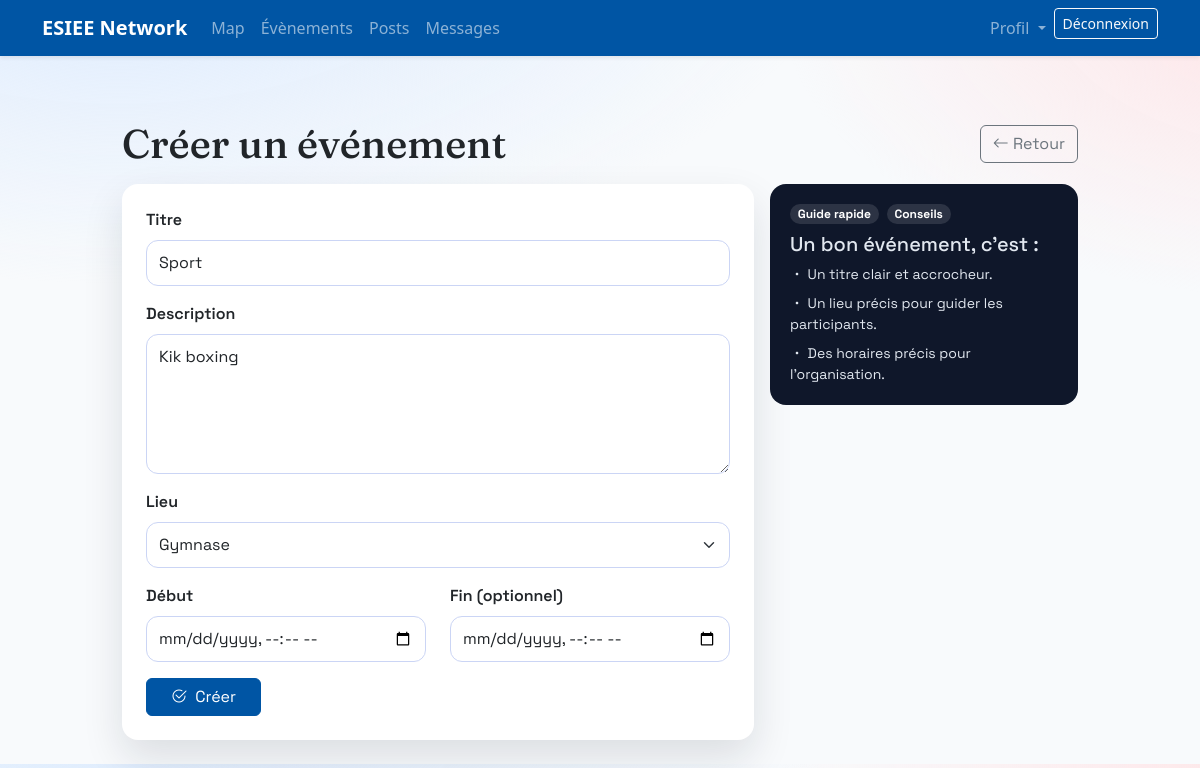
The page /events/9/edit/ (signed in) on the database its author committed.
### events/models.py (models this page shows, shortened)
class Event(models.Model):
    title = models.CharField(max_length=200)
    description = models.TextField(blank=True)
    location = models.CharField(
        "Lieu",
        max_length=50,
        choices=LOCATION_CHOICES,
    )
    start_at = models.DateTimeField()
    end_at = models.DateTimeField(null=True, blank=True)
    created_by = models.ForeignKey(
        settings.AUTH_USER_MODEL,
        on_delete=models.CASCADE,
        related_name="events_created",
    )
    created_at = models.DateTimeField(auto_now_add=True)
    updated_at = models.DateTimeField(auto_now=True)
    class Meta:
        ordering = ["start_at", "title"]

### events/views.py (the view)
# urls.py: path("<int:pk>/edit/", views.event_update, name="update"),
@login_required
def event_update(request, pk):
    event = get_object_or_404(Event, pk=pk)
    if event.created_by != request.user:
        return redirect("events:detail", pk=event.pk)
    if request.method == "POST":
        form = EventForm(request.POST, instance=event)
        if form.is_valid():
            form.save()
            return redirect("events:detail", pk=event.pk)
    else:
        form = EventForm(instance=event)
    return render(request, "events/event_form.html", {"form": form, "mode": "update"})

### events/forms.py (shortened to what this page needs)
class EventForm(forms.ModelForm):
    class Meta:
        model = Event
        fields = ["title", "description", "location", "start_at", "end_at"]
        widgets = {
            "title": forms.TextInput(attrs={"class": "form-control"}),
            "description": forms.Textarea(attrs={"class": "form-control", "rows": 4}),
            "location": forms.Select(attrs={"class": "form-select"}),
            "start_at": forms.DateTimeInput(attrs={"class": "form-control", "type": "datetime-local"}),
            "end_at": forms.DateTimeInput(attrs={"class": "form-control", "type": "datetime-local"}),
        }

### templates/events/event_form.html (shortened to what this page needs)
{% extends "base.html" %}
{% block content %}
<link href="https://cdn.jsdelivr.net/npm/bootstrap-icons@1.11.3/font/bootstrap-icons.css" rel="stylesheet">
<div class="container py-4 ev-form" style="max-width: 980px;">
  <div class="d-flex flex-wrap justify-content-between align-items-center gap-2 mb-3">
    <h1 class="ev-title mb-0">Cr&eacute;er un &eacute;v&eacute;nement</h1>
    <a class="btn btn-outline-secondary" href="{% url 'events:list' %}">
      <i class="bi bi-arrow-left"></i> Retour
    </a>
  </div>
  <div class="row g-3">
    <div class="col-lg-8">
      <div class="ev-panel">
        <form method="post">
          <div class="mb-3">
            <label class="form-label fw-semibold">Titre</label>
            {{ form.title }}
          </div>
          <div class="mb-3">
            <label class="form-label fw-semibold">Description</label>
            {{ form.description }}
          </div>
          <div class="mb-3">
            <label class="form-label fw-semibold">Lieu</label>
            {{ form.location }}
          </div>
          <div class="row">
            <div class="col-md-6 mb-3">
              <label class="form-label fw-semibold">D&eacute;but</label>
              {{ form.start_at }}
            </div>
            <div class="col-md-6 mb-3">
              <label class="form-label fw-semibold">Fin (optionnel)</label>
              {{ form.end_at }}
            </div>
          </div>
          <button class="btn btn-primary px-4" type="submit">
            <i class="bi bi-check2-circle me-1"></i>
            Cr&eacute;er
          </button>
        </form>
      </div>
    </div>
    <div class="col-lg-4">
      <div class="ev-side">
        <div class="d-flex align-items-center gap-2 mb-2">
          <span class="badge rounded-pill">Guide rapide</span>
          <span class="badge rounded-pill">Conseils</span>
        </div>
        <h5 class="mb-2">Un bon &eacute;v&eacute;nement, c'est :</h5>
        <div class="small d-flex flex-column gap-2">
          <span><i class="bi bi-dot"></i> Un titre clair et accrocheur.</span>
          <span><i class="bi bi-dot"></i> Un lieu pr&eacute;cis pour guider les participants.</span>
          <span><i class="bi bi-dot"></i> Des horaires pr&eacute;cis pour l'organisation.</span>
        </div>
      </div>
    </div>
  </div>
</div>
{% endblock %}

### static/style.css (style rules this page uses)
:root { --esiee-blue:#0055A4; --esiee-blue-dark:#003d7a; --esiee-light:#f8f9fb; --esiee-gray:#6c757d; }
body { background:var(--esiee-light); }
.btn-primary { background:var(--esiee-blue);border-color:var(--esiee-blue); }
a { color:var(--esiee-blue); }

### templates/base.html (style rules this page uses)
body { padding-top: 72px; }

### templates/events/event_form.html (style rules this page uses)
body { background: radial-gradient(1200px 600px at 10% -10%, #dbeafe 0%, transparent 60%), radial-gradient(900px 500px at 110% 0%, #ffe4e6 0%, transparent 60%), #f8fafc; }
.ev-form { font-family: "Space Grotesk", system-ui, -apple-system, "Segoe UI", sans-serif; }
.ev-panel { background: #ffffff; border-radius: 16px; padding: 24px; box-shadow: 0 18px 40px rgba(15, 23, 42, 0.12); }
.ev-title { font-family: "Fraunces", serif; }
.ev-side { background: #0f172a; color: #e2e8f0; border-radius: 16px; padding: 20px; }
.ev-side .badge { background: rgba(248, 250, 252, 0.12); }
.ev-form input, .ev-form select, .ev-form textarea { border-radius: 12px; border: 1px solid #cbd5f5; padding: 10px 12px; }
.ev-form textarea { min-height: 140px; }

### rows shown on the page
Event: title "Sport", description "Kik boxing", location "Gymnase"
